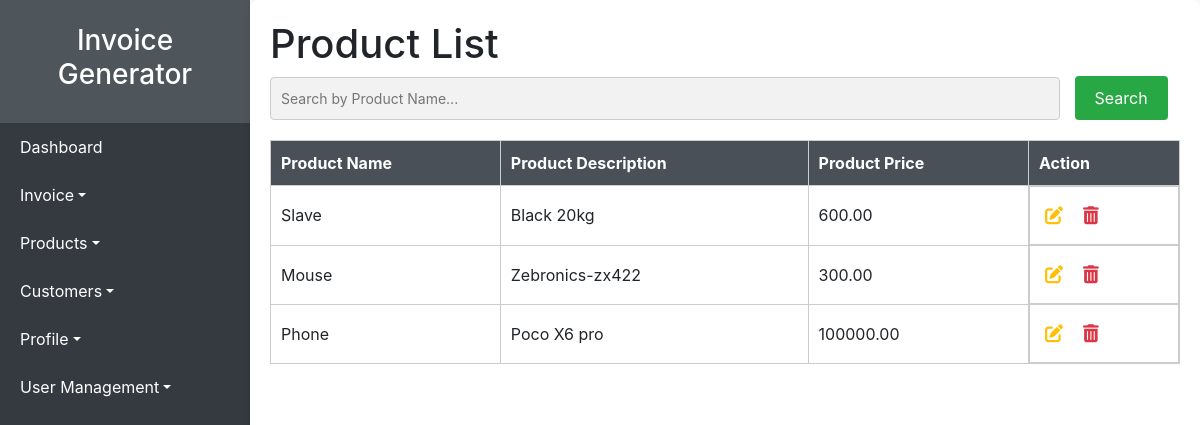
Screenshot of /templates/manage_products.php (signed in) with the database file from the repository.
### tables this page shows
CREATE TABLE `products` (
  `id` int(11) NOT NULL,
  `name` varchar(100) NOT NULL,
  `description` text DEFAULT NULL,
  `price` decimal(10,2) NOT NULL
);

### templates/manage_products.php (the view, shortened to what this page needs)
<?php
include('../includes/db.php');
$sql = "SELECT id, name, description, price FROM products";
$result = $conn->query($sql);
$products = [];
if ($result->num_rows > 0) {
    while ($row = $result->fetch_assoc()) {
        $products[] = $row;
    }
}
?>
<!DOCTYPE html>
<html lang="en">
<head>
    <link rel="stylesheet" href="https://cdnjs.cloudflare.com/ajax/libs/font-awesome/5.15.3/css/all.min.css">
</head>
<body>
<?php
include('../includes/sidebar.php');
?>
    <div class="content">
        <h1>Product List</h1>
        <div class="search-container">
            <input type="text" id="searchInput" onkeyup="searchTable()" placeholder="Search by Product Name...">
            <button type="button" onclick="searchTable()">Search</button>
        </div>
        <table id="productTable">
            <thead>
                <tr>
                    <th>Product Name</th>
                    <th>Product Description</th>
                    <th>Product Price</th>
                    <th>Action</th>
                </tr>
            </thead>
            <tbody>
            <?php foreach ($products as $product) : ?>
                <tr>
                    <td><?php echo htmlspecialchars($product['name']); ?></td>
                    <td><?php echo htmlspecialchars($product['description']); ?></td>
                    <td><?php echo htmlspecialchars($product['price']); ?></td>
                    <td class="action-buttons">
                        <a href="../func/edit_prod.php?id=<?php echo $product['id']; ?>" title="Edit"><button class="edit"></button></a>
                        <a href="../func/delete_prod.php?id=<?php echo $product['id']; ?>" title="Delete" onclick="return confirm('Are you sure you want to delete this product?');"><button class="delete"></button></a>
                    </td>
                </tr>
            <?php endforeach; ?>
        </tbody>
        </table>
    </div>
</body>
</html>

### templates/manage_products.php (style rules this page uses)
body { font-family: Arial, sans-serif; margin: 0; padding: 0; display: flex; min-height: 100vh; background-color: #f8f9fa; }
.content { flex: 1; padding: 20px; margin-top: 0; background-color: white; border-radius: 8px; box-shadow: 0 0 10px rgba(0,0,0,0.1); position: relative; }
h1 { text-align: left; }
table { width: 100%; border-collapse: collapse; margin-top: 20px; }
table, th, td { border: 1px solid #ccc; }
th { background-color: #495057; color: white; text-align: left; padding: 10px; }
td { padding: 10px; text-align: left; }
.search-container { margin-bottom: 20px; text-align: left; }
.search-container input[type=text] { padding: 10px; margin-right: 10px; border: 1px solid #ccc; border-radius: 4px; font-size: 14px; width: calc(100% - 120px); background-color: #f2f2f2; }
.search-container button { padding: 10px 20px; background-color: #28a745; color: white; border: none; border-radius: 4px; cursor: pointer; transition: background-color 0.3s ease; }
.action-buttons { display: flex; gap: 10px; }
.action-buttons a button { border: none; background-color: transparent; font-size: 18px; cursor: pointer; padding: 5px; transition: color 0.3s ease; }
.action-buttons a button.edit::before { content: "\f044"; font-family: "Font Awesome 5 Free"; font-weight: 900; color: #ffc107; }
.action-buttons a button.delete::before { content: "\f2ed"; font-family: "Font Awesome 5 Free"; font-weight: 900; color: #dc3545; }

### rows the page displays
products: name "Slave", description "Black 20kg", price "600.00"
products: name "Mouse", description "Zebronics-zx422", price "300.00"
products: name "Phone", description "Poco X6 pro", price "100000.00"

### other values shown
$item['label'] "Dashboard"
$item['label'] "Invoice"
$item['label'] "Products"
$item['label'] "Customers"
$item['label'] "Profile"
$item['label'] "User Management"
